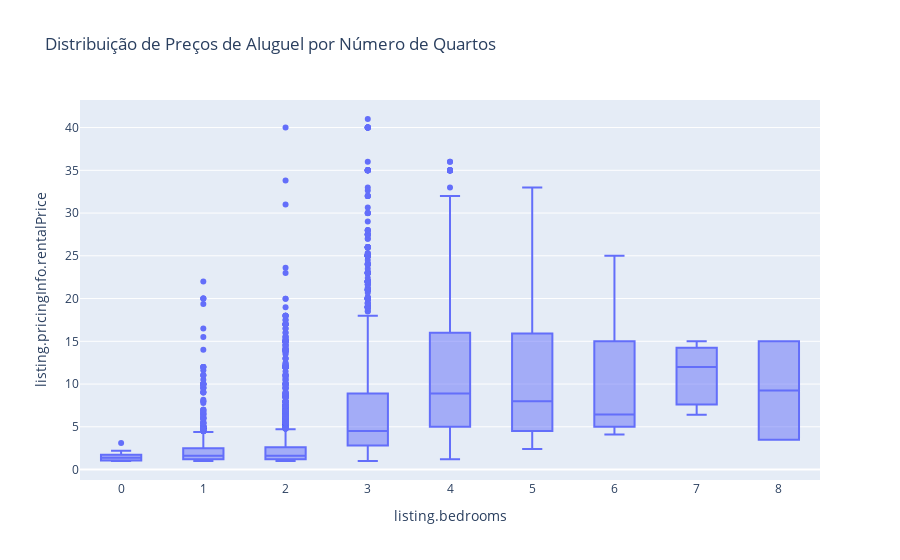

The notebook cell saved with this chart:
### Code cell
fig = px.box(
    data_frame=df,
    x="listing.bedrooms",
    y="listing.pricingInfo.rentalPrice",
    title="Distribuição de Preços de Aluguel por Número de Quartos",
)
fig.show()

### Figure 1 — Plotly figure (JSON) as saved in the notebook; plotly's stock layout.template omitted (floating-point values rounded to 4 significant figures; data arrays with more than 128 entries replaced by an {"elided": "..."} marker saying what was removed)
{"data": [{"alignmentgroup": "True", "hovertemplate": "listing.bedrooms=%{x}<br>listing.pricingInfo.rentalPrice=%{y}<extra></extra>", "legendgroup": "", "marker": {"color": "#636efa"}, "name": "", "notched": false, "offsetgroup": "", "orientation": "v", "showlegend": false, "type": "box", "x": {"elided": "8148 int values"}, "x0": " ", "xaxis": "x", "y": {"elided": "8148 float values"}, "y0": " ", "yaxis": "y"}], "layout": {"autosize": true, "boxmode": "group", "legend": {"tracegroupgap": 0}, "title": {"text": "Distribuição de Preços de Aluguel por Número de Quartos"}, "xaxis": {"anchor": "y", "autorange": true, "domain": [0, 1], "range": [-0.5, 8.5], "title": {"text": "listing.bedrooms"}, "type": "linear"}, "yaxis": {"anchor": "x", "autorange": true, "domain": [0, 1], "range": [-1.222, 43.22], "title": {"text": "listing.pricingInfo.rentalPrice"}, "type": "linear"}}}
